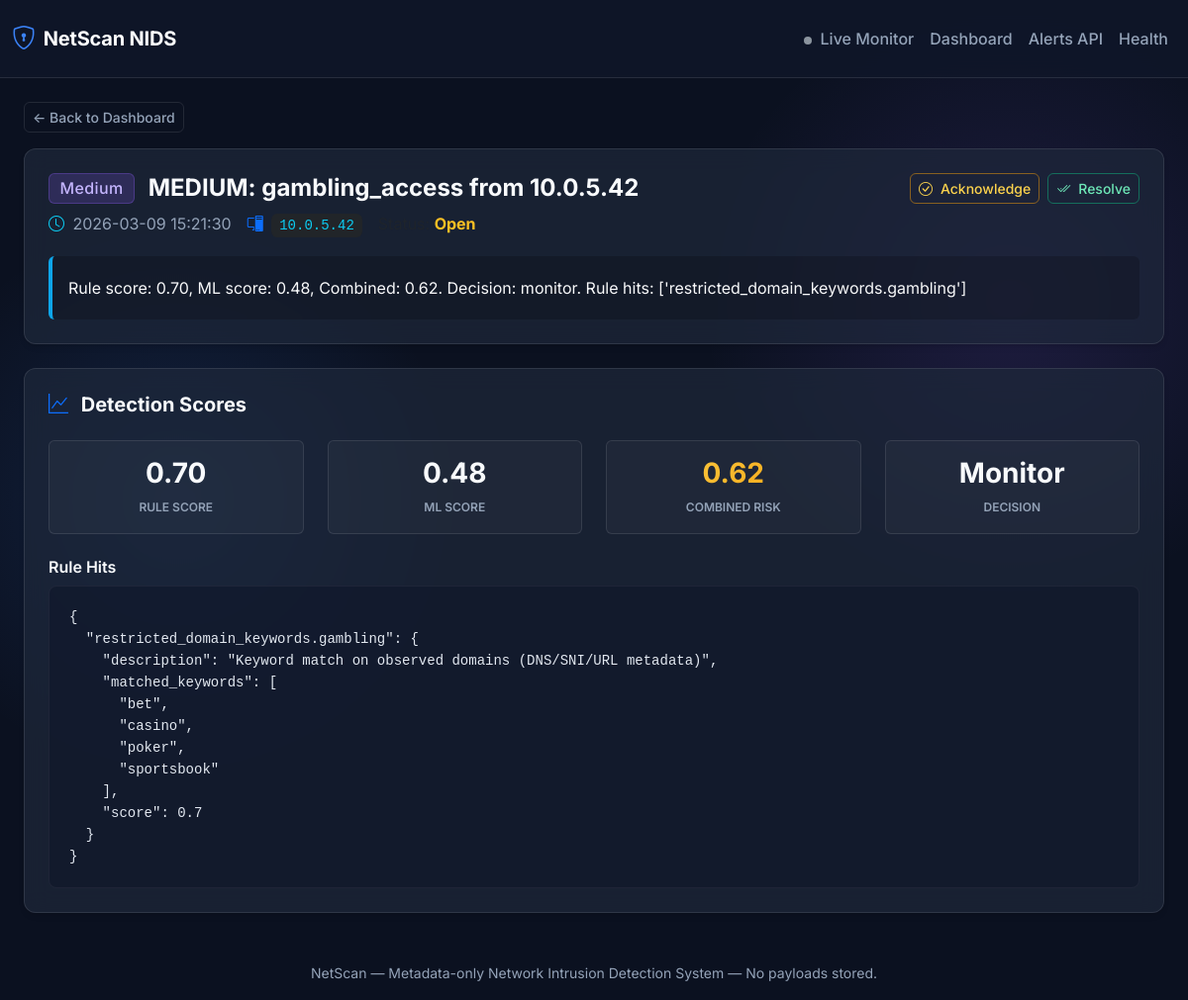
/alert/30, run on the app's committed database.
### app/db/models.py (models this page shows)
class Base(DeclarativeBase):
    pass

class Alert(Base):
    __tablename__ = "alerts"
    id: Mapped[int] = mapped_column(Integer, primary_key=True, autoincrement=True)
    detection_id: Mapped[int | None] = mapped_column(ForeignKey("detections.id"), nullable=True, index=True)
    ai_assessment_id: Mapped[int | None] = mapped_column(
        ForeignKey("ai_assessments.id"), nullable=True, index=True
    )
    src_ip: Mapped[str] = mapped_column(String(64), index=True)
    window_start: Mapped[datetime] = mapped_column(DateTime, index=True)
    window_end: Mapped[datetime] = mapped_column(DateTime, index=True)
    title: Mapped[str] = mapped_column(String(200))
    summary: Mapped[str] = mapped_column(Text)
    severity: Mapped[str] = mapped_column(String(16))
    threat_type: Mapped[str] = mapped_column(String(64))
    status: Mapped[str] = mapped_column(String(16), default="open")  # open|acknowledged|resolved
    created_at: Mapped[datetime] = mapped_column(DateTime, default=datetime.utcnow)
    resolved_at: Mapped[datetime | None] = mapped_column(DateTime, nullable=True)
    detection: Mapped["Detection | None"] = relationship(back_populates="alerts")

class Detection(Base):
    __tablename__ = "detections"
    id: Mapped[int] = mapped_column(Integer, primary_key=True, autoincrement=True)
    feature_id: Mapped[int] = mapped_column(ForeignKey("network_features.id"), index=True)
    src_ip: Mapped[str] = mapped_column(String(64), index=True)
    window_start: Mapped[datetime] = mapped_column(DateTime, index=True)
    window_end: Mapped[datetime] = mapped_column(DateTime, index=True)
    rule_hits: Mapped[dict[str, Any]] = mapped_column(JSON, default=dict)
    rule_score: Mapped[float] = mapped_column(Float, default=0.0)
    ml_score: Mapped[float] = mapped_column(Float, default=0.0)
    combined_risk: Mapped[float] = mapped_column(Float, default=0.0)
    decision: Mapped[str] = mapped_column(String(32), default="allow")  # allow|monitor|block|ai_review
    needs_ai: Mapped[bool] = mapped_column(Boolean, default=False)
    created_at: Mapped[datetime] = mapped_column(DateTime, default=datetime.utcnow)
    feature: Mapped["NetworkFeature"] = relationship(back_populates="detections")
    ai_assessment: Mapped["AIAssessment | None"] = relationship(back_populates="detection")
    alerts: Mapped[list["Alert"]] = relationship(back_populates="detection")

### app/api/routes_dashboard.py (the view)
@router.get("/alert/{alert_id}", response_class=HTMLResponse)
def alert_detail_page(alert_id: int, request: Request, db: Session = Depends(get_db)):
    alert = db.query(Alert).filter(Alert.id == alert_id).first()
    detection = None
    ai = None
    if alert and alert.detection_id:
        detection = db.query(Detection).filter(Detection.id == alert.detection_id).first()
    if alert and alert.ai_assessment_id:
        ai = db.query(AIAssessment).filter(AIAssessment.id == alert.ai_assessment_id).first()
    return templates.TemplateResponse(
        request,
        "alert_detail.html",
        {
            "alert": alert,
            "detection": detection,
            "ai": ai,
        },
    )

### templates/alert_detail.html (shortened to what this page needs)
{% extends "base.html" %}
{% block content %}
{% if not alert %}
<div class="alert alert-danger">Alert not found.</div>
{% else %}
<a href="/" class="btn btn-outline-secondary btn-sm mb-3">← Back to Dashboard</a>
<div class="card p-4 mb-4 border-0">
    <div class="d-flex justify-content-between align-items-start mb-3">
        <div>
            <h4 class="fw-bold mb-2">
                <span class="badge badge-{{ alert.severity }} me-2 align-middle fs-6">{{ alert.severity|title }}</span>
                <span class="align-middle">{{ alert.title }}</span>
            </h4>
            <p class="text-secondary mb-1 d-flex align-items-center gap-3">
                <span><i class="bi bi-clock text-info me-1"></i> {{ alert.created_at.strftime('%Y-%m-%d %H:%M:%S')
                    }}</span>
                <span><i class="bi bi-pc-display text-primary me-1"></i> <code
                        class="bg-dark px-2 py-1 rounded text-info">{{ alert.src_ip }}</code></span>
                <span><span class="text-muted">Status:</span>
                    {% if alert.status == 'open' %}
                    <strong class="text-warning">Open</strong>
                    {% elif alert.status == 'acknowledged' %}
                    <strong class="text-info">Acknowledged</strong>
                    {% else %}
                    <strong class="text-success">Resolved</strong>
                    {% endif %}
                </span>
            </p>
        </div>
        <div class="d-flex gap-2">
            {% if alert.status == 'open' %}
            <button class="btn btn-sm btn-outline-warning d-flex align-items-center gap-2"
                onclick="patchStatus({{ alert.id }}, 'acknowledged')">
                <i class="bi bi-check-circle"></i> Acknowledge
            </button>
            <button class="btn btn-sm btn-outline-success d-flex align-items-center gap-2"
                onclick="patchStatus({{ alert.id }}, 'resolved')">
                <i class="bi bi-check2-all"></i> Resolve
            </button>
            {% elif alert.status == 'acknowledged' %}
            <button class="btn btn-sm btn-outline-success d-flex align-items-center gap-2"
                onclick="patchStatus({{ alert.id }}, 'resolved')">
                <i class="bi bi-check2-all"></i> Resolve
            </button>
            {% endif %}
        </div>
    </div>
    <div class="p-3 rounded" style="background: rgba(0,0,0,0.2); border-left: 4px solid var(--accent-info);">
        <p class="mb-0 text-light lh-lg">{{ alert.summary }}</p>
    </div>
</div>
{% if detection %}
<div class="card p-4 mb-4 border-0">
    <h5 class="fw-bold mb-4"><i class="bi bi-graph-up text-primary me-2"></i> Detection Scores</h5>
    <div class="row g-4">
        <div class="col-md-3">
            <div class="p-3 rounded text-center h-100"
                style="background: rgba(255,255,255,0.03); border: 1px solid var(--border-light);">
                <h3 class="mb-1 fw-bold text-gradient-primary">{{ '%.2f'|format(detection.rule_score) }}</h3>
                <small class="text-secondary text-uppercase fw-semibold tracking-wide" style="font-size: 0.75rem;">Rule
                    Score</small>
            </div>
        </div>
        <div class="col-md-3">
            <div class="p-3 rounded text-center h-100"
                style="background: rgba(255,255,255,0.03); border: 1px solid var(--border-light);">
                <h3 class="mb-1 fw-bold text-gradient-primary">{{ '%.2f'|format(detection.ml_score) }}</h3>
                <small class="text-secondary text-uppercase fw-semibold tracking-wide" style="font-size: 0.75rem;">ML
                    Score</small>
            </div>
        </div>
        <div class="col-md-3">
            <div class="p-3 rounded text-center h-100"
                style="background: rgba(255,255,255,0.03); border: 1px solid var(--border-light);">
                <h3 class="mb-1 fw-bold text-gradient-high">{{ '%.2f'|format(detection.combined_risk) }}</h3>
                <small class="text-secondary text-uppercase fw-semibold tracking-wide"
                    style="font-size: 0.75rem;">Combined Risk</small>
            </div>
        </div>
        <div class="col-md-3">
            <div class="p-3 rounded text-center h-100"
                style="background: rgba(255,255,255,0.03); border: 1px solid var(--border-light);">
                <h3 class="mb-1 fw-bold text-gradient-info text-capitalize">{{ detection.decision }}</h3>
                <small class="text-secondary text-uppercase fw-semibold tracking-wide"
                    style="font-size: 0.75rem;">Decision</small>
            </div>
        </div>
    </div>
    {% if detection.rule_hits %}
    <h6 class="mt-4 fw-semibold">Rule Hits</h6>
    <pre class="mb-0"><code>{{ detection.rule_hits | tojson(indent=2) }}</code></pre>
    {% endif %}
</div>
{% endif %}
{% endif %}
{% endblock %}

### static/style.css (style rules this page uses)
:root { --bg-base: #0b1120; --bg-surface: rgba(30, 41, 59, 0.7); --bg-surface-hover: rgba(51, 65, 85, 0.8); --border-light: rgba(255, 255, 255, 0.1); --text-main: #f8fafc; --text-muted: #94a3b8; --accent-primary: #3b82f6; --accent-critical: #ef4444; --accent-high: #f59e0b; --accent-medium: #8b5cf6; --accent-low: #10b981; --accent-info: #0ea5e9; }
body { background-color: var(--bg-base); background-image: radial-gradient(circle at 15% 50%, rgba(59, 130, 246, 0.15), transparent 25%), radial-gradient(circle at 85% 30%, rgba(139, 92, 246, 0.15), transparent 25%); background-attachment: fixed; color: var(--text-main); font-family: 'Inter', -apple-system, BlinkMacSystemFont, "Segoe UI", Roboto, "Helvetica Neue", Arial, sans-serif; -webkit-font-smoothing: antialiased; }
.card, .stat-card { background: var(--bg-surface) !important; backdrop-filter: blur(12px); -webkit-backdrop-filter: blur(12px); border: 1px solid var(--border-light) !important; border-radius: 12px; box-shadow: 0 4px 6px -1px rgba(0, 0, 0, 0.1), 0 2px 4px -1px rgba(0, 0, 0, 0.06); transition: transform 0.2s ease, box-shadow 0.2s ease, background 0.2s ease; }
h1, h2, h3, h4, h5, h6 { font-weight: 600; color: var(--text-main); }
a { color: var(--accent-primary); text-decoration: none; transition: opacity 0.2s ease; }
.badge { padding: 0.4em 0.65em; font-weight: 500; letter-spacing: 0.025em; border-radius: 6px; }
.badge-medium { background-color: rgba(139, 92, 246, 0.2); color: #c4b5fd; border: 1px solid rgba(139, 92, 246, 0.3); }
.btn { font-weight: 500; border-radius: 6px; transition: all 0.2s ease; }
.btn-outline-warning { color: #fcd34d; border-color: rgba(245, 158, 11, 0.5); }
.btn-outline-success { color: #6ee7b7; border-color: rgba(16, 185, 129, 0.5); }
.btn-outline-secondary { color: var(--text-muted); border-color: var(--border-light); }
pre { background: rgba(15, 23, 42, 0.6) !important; border: 1px solid rgba(255, 255, 255, 0.05); color: #e2e8f0 !important; font-family: 'JetBrains Mono', 'Fira Code', monospace; font-size: 0.875rem; border-radius: 8px !important; padding: 1.25rem !important; }
.text-gradient-high { background: linear-gradient(135deg, #fcd34d, #f59e0b); -webkit-background-clip: text; -webkit-text-fill-color: transparent; }
.text-warning { color: #fbbf24 !important; }
.text-secondary { color: var(--text-muted) !important; }

### data on the page
Alert: severity "Medium", title "MEDIUM: gambling_access from 10.0.5.42", created_at "2026-03-09 15:21:30", src_ip "10.0.5.42", summary "Rule score: 0.70, ML score: 0.48, Combined: 0.62. Decision: monitor. Rule hits: ['restricted_domain_keywords.gambling']"
Detection: rule_score "0.70", ml_score "0.48", combined_risk "0.62", decision "Monitor", rule_hits|tojson "{ \"restricted_domain_keywords.gambling\": { \"description\": \"Keyword match on observed domains (DNS/SNI/URL metadata)\", \"matched_keywords\": [ \"bet\", \"casino\", \"poker\", \"sportsbook\" ], \"score\": 0.7 } }"
